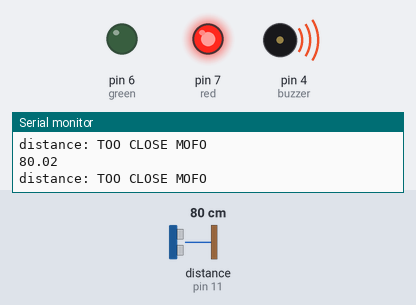
The sketch below on a simulated Arduino Uno, built with avr-gcc and run on an emulated ATmega328P. Shown: output pins drawn as LEDs (lit = HIGH), buzzer (waves = sounding, pin HIGH), the last lines printed to the serial monitor. Wiring (inferred from the names in the program): ultrasonic range finder: trigger pin 12; echo pin 11. Dashed ring = blinking. The test bench sets the inputs (shaded band); at power-on: distance to the obstacle (sensor on pin 11) 80 cm. The echo pulse lasts 58.3 µs per cm; pins used as bus, display or sensor lines are not drawn.

Above: at 1.2 s.
1.3 s: distance to the obstacle (sensor on pin 11) set to 2 cm
At 1.94 s:
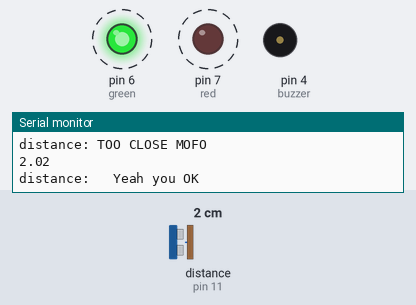
4.3 s: distance to the obstacle (sensor on pin 11) set to 4 cm
At 5.0 s:
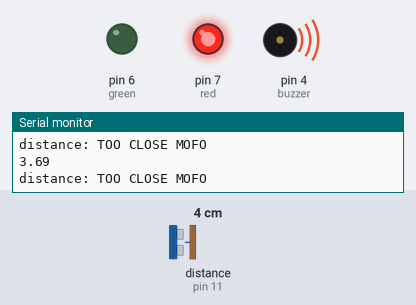
7.3 s: distance to the obstacle (sensor on pin 11) set to 198 cm
8.8 s: distance to the obstacle (sensor on pin 11) set to 205 cm
At 10.1 s:
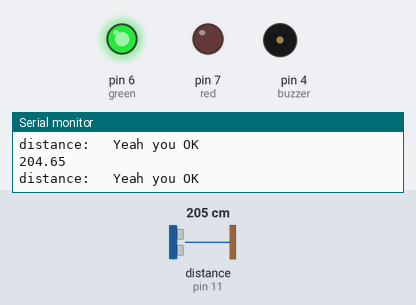
10.4 s: distance to the obstacle (sensor on pin 11) set to 9 cm
At 10.8 s:
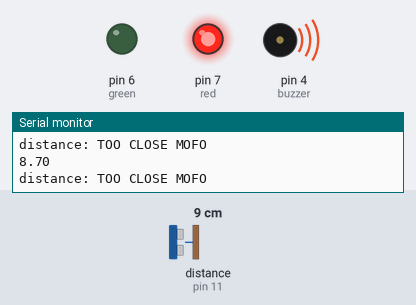
Timing chart, 0 to 12.9 s (numbered marks = the images above; inputs shaded):
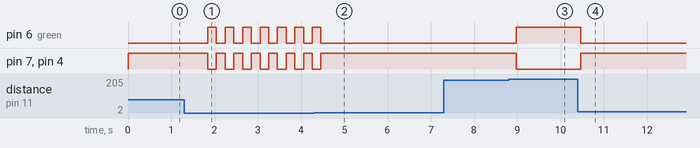

The sketch:

Ultrasonics5.ino
```cpp
#define echoPin 11
#define trigPin 12
#define red 7
#define green 6
#define buzzer 4
float duration, distance;

void setup() {
Serial.begin(9600);
pinMode(trigPin, OUTPUT);
pinMode(echoPin, INPUT);
pinMode(red, OUTPUT);
pinMode(green, OUTPUT);
pinMode(buzzer, OUTPUT);

}

void loop() {
  digitalWrite(trigPin, LOW);
  delayMicroseconds(2);
  digitalWrite(trigPin, HIGH);
  delayMicroseconds(10);
  digitalWrite(trigPin, LOW);
  duration = pulseIn(echoPin, HIGH);
  Serial.println(distance);
  distance= duration*0.0343/2;
  Serial.print("distance: ");
  if (distance>= 200 || distance <= 2) {
    Serial.println("  Yeah you OK");
    digitalWrite(green, HIGH);
    digitalWrite(red, LOW);
    digitalWrite(buzzer, LOW);

  }
  else {
    Serial.println("TOO CLOSE MOFO");
    digitalWrite(red, HIGH);
    digitalWrite(green, LOW);
    digitalWrite(buzzer, HIGH);
  }
  delay(200);

}
```

Measured:
- the behaviour switches between 200 and 201 cm on distance to the obstacle (sensor on pin 11) (found by bisection; images 2 and 3)
- after the input at 1.3 s, pin 6 (green), pin 7 (red), pin 4 (buzzer): alternates HIGH for 0.20 s and LOW for 0.20 s, starting after 0.54 s
- after the input at 4.3 s, pin 6 (green): goes on until 4.5 s, then stays LOW; pin 7 (red), pin 4 (buzzer): goes on until 4.5 s, then stays HIGH
- after the input at 8.8 s, pin 6 (green): LOW → HIGH after 0.18 s; pin 7 (red), pin 4 (buzzer): HIGH → LOW after 0.18 s
- after the input at 10.4 s, pin 6 (green): HIGH → LOW after 0.06 s; pin 7 (red), pin 4 (buzzer): LOW → HIGH after 0.06 s
